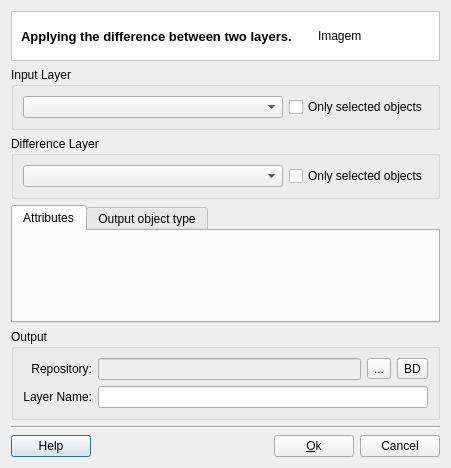
<?xml version="1.0" encoding="UTF-8"?>
<ui version="4.0">
 <class>DifferenceDialogForm</class>
 <widget class="QDialog" name="DifferenceDialogForm">
  <property name="geometry">
   <rect>
    <x>0</x>
    <y>0</y>
    <width>451</width>
    <height>458</height>
   </rect>
  </property>
  <property name="windowTitle">
   <string>Difference</string>
  </property>
  <layout class="QGridLayout" name="gridLayout_15">
   <item row="0" column="0">
    <layout class="QGridLayout" name="gridLayout_14">
     <item row="0" column="0">
      <widget class="QFrame" name="frame_2">
       <property name="styleSheet">
        <string notr="true">QWidget { background: white }</string>
       </property>
       <property name="frameShape">
        <enum>QFrame::StyledPanel</enum>
       </property>
       <property name="frameShadow">
        <enum>QFrame::Sunken</enum>
       </property>
       <layout class="QGridLayout" name="gridLayout" columnstretch="1,0">
        <property name="topMargin">
         <number>0</number>
        </property>
        <property name="bottomMargin">
         <number>0</number>
        </property>
        <property name="horizontalSpacing">
         <number>9</number>
        </property>
        <item row="0" column="0">
         <widget class="QLabel" name="m_datasourceTypeTitleLabel">
          <property name="font">
           <font>
            <pointsize>10</pointsize>
            <weight>75</weight>
            <bold>true</bold>
           </font>
          </property>
          <property name="text">
           <string>Applying the difference between two layers.</string>
          </property>
         </widget>
        </item>
        <item row="0" column="1">
         <widget class="QLabel" name="m_imgLabel">
          <property name="minimumSize">
           <size>
            <width>112</width>
            <height>48</height>
           </size>
          </property>
          <property name="maximumSize">
           <size>
            <width>48</width>
            <height>48</height>
           </size>
          </property>
          <property name="text">
           <string>Imagem</string>
          </property>
         </widget>
        </item>
       </layout>
      </widget>
     </item>
     <item row="1" column="0">
      <widget class="QGroupBox" name="m_inputLayerGroupBox">
       <property name="title">
        <string>Input Layer</string>
       </property>
       <layout class="QGridLayout" name="gridLayout_2">
        <item row="0" column="0">
         <widget class="QComboBox" name="m_inputLayerComboBox">
          <property name="sizePolicy">
           <sizepolicy hsizetype="MinimumExpanding" vsizetype="Fixed">
            <horstretch>0</horstretch>
            <verstretch>0</verstretch>
           </sizepolicy>
          </property>
         </widget>
        </item>
        <item row="0" column="1">
         <widget class="QCheckBox" name="m_inputOnlySelectedCheckBox">
          <property name="text">
           <string>Only selected objects</string>
          </property>
         </widget>
        </item>
       </layout>
      </widget>
     </item>
     <item row="2" column="0">
      <widget class="QGroupBox" name="m_differenceLayerGroupBox">
       <property name="title">
        <string>Difference Layer</string>
       </property>
       <layout class="QGridLayout" name="gridLayout_8">
        <item row="0" column="0">
         <widget class="QComboBox" name="m_differenceLayerComboBox">
          <property name="sizePolicy">
           <sizepolicy hsizetype="MinimumExpanding" vsizetype="Fixed">
            <horstretch>0</horstretch>
            <verstretch>0</verstretch>
           </sizepolicy>
          </property>
         </widget>
        </item>
        <item row="0" column="1">
         <widget class="QCheckBox" name="m_diffOnlySelectedCheckBox">
          <property name="text">
           <string>Only selected objects</string>
          </property>
         </widget>
        </item>
       </layout>
      </widget>
     </item>
     <item row="3" column="0">
      <widget class="QTabWidget" name="m_specificParamsTabWidget">
       <property name="currentIndex">
        <number>0</number>
       </property>
       <widget class="QWidget" name="tab">
        <attribute name="title">
         <string>Attributes</string>
        </attribute>
       </widget>
       <widget class="QWidget" name="tab_2">
        <attribute name="title">
         <string>Output object type</string>
        </attribute>
        <layout class="QGridLayout" name="gridLayout_13">
         <item row="0" column="0">
          <layout class="QGridLayout" name="gridLayout_6">
           <item row="0" column="5">
            <spacer name="horizontalSpacer_4">
             <property name="orientation">
              <enum>Qt::Horizontal</enum>
             </property>
             <property name="sizeHint" stdset="0">
              <size>
               <width>40</width>
               <height>20</height>
              </size>
             </property>
            </spacer>
           </item>
           <item row="0" column="0">
            <spacer name="horizontalSpacer">
             <property name="orientation">
              <enum>Qt::Horizontal</enum>
             </property>
             <property name="sizeHint" stdset="0">
              <size>
               <width>40</width>
               <height>20</height>
              </size>
             </property>
            </spacer>
           </item>
           <item row="0" column="2">
            <spacer name="horizontalSpacer_3">
             <property name="orientation">
              <enum>Qt::Horizontal</enum>
             </property>
             <property name="sizeHint" stdset="0">
              <size>
               <width>40</width>
               <height>20</height>
              </size>
             </property>
            </spacer>
           </item>
           <item row="0" column="1">
            <widget class="QRadioButton" name="m_singleRadioButton">
             <property name="minimumSize">
              <size>
               <width>150</width>
               <height>50</height>
              </size>
             </property>
             <property name="text">
              <string/>
             </property>
            </widget>
           </item>
           <item row="1" column="4">
            <widget class="QLabel" name="m_multiLabel">
             <property name="text">
              <string>Multi Objects</string>
             </property>
             <property name="alignment">
              <set>Qt::AlignCenter</set>
             </property>
            </widget>
           </item>
           <item row="0" column="4">
            <widget class="QRadioButton" name="m_multiRadioButton">
             <property name="minimumSize">
              <size>
               <width>150</width>
               <height>50</height>
              </size>
             </property>
             <property name="text">
              <string/>
             </property>
            </widget>
           </item>
           <item row="1" column="1">
            <widget class="QLabel" name="m_singleLabel">
             <property name="sizePolicy">
              <sizepolicy hsizetype="Preferred" vsizetype="MinimumExpanding">
               <horstretch>0</horstretch>
               <verstretch>0</verstretch>
              </sizepolicy>
             </property>
             <property name="text">
              <string>Single Objects</string>
             </property>
             <property name="alignment">
              <set>Qt::AlignCenter</set>
             </property>
            </widget>
           </item>
           <item row="2" column="1">
            <spacer name="verticalSpacer">
             <property name="orientation">
              <enum>Qt::Vertical</enum>
             </property>
             <property name="sizeHint" stdset="0">
              <size>
               <width>20</width>
               <height>40</height>
              </size>
             </property>
            </spacer>
           </item>
           <item row="2" column="4">
            <spacer name="verticalSpacer_2">
             <property name="orientation">
              <enum>Qt::Vertical</enum>
             </property>
             <property name="sizeHint" stdset="0">
              <size>
               <width>20</width>
               <height>40</height>
              </size>
             </property>
            </spacer>
           </item>
           <item row="0" column="3">
            <spacer name="horizontalSpacer_5">
             <property name="orientation">
              <enum>Qt::Horizontal</enum>
             </property>
             <property name="sizeHint" stdset="0">
              <size>
               <width>40</width>
               <height>20</height>
              </size>
             </property>
            </spacer>
           </item>
          </layout>
         </item>
        </layout>
       </widget>
      </widget>
     </item>
     <item row="4" column="0">
      <layout class="QGridLayout" name="gridLayout_9">
       <item row="0" column="0">
        <widget class="QGroupBox" name="groupBox_3">
         <property name="sizePolicy">
          <sizepolicy hsizetype="Preferred" vsizetype="Preferred">
           <horstretch>0</horstretch>
           <verstretch>0</verstretch>
          </sizepolicy>
         </property>
         <property name="title">
          <string>Output</string>
         </property>
         <property name="checkable">
          <bool>false</bool>
         </property>
         <layout class="QGridLayout" name="gridLayout_12">
          <item row="0" column="0">
           <layout class="QGridLayout" name="gridLayout_10">
            <item row="0" column="0">
             <layout class="QGridLayout" name="gridLayout_7">
              <item row="0" column="0">
               <widget class="QLabel" name="label_4">
                <property name="text">
                 <string>Repository:</string>
                </property>
                <property name="alignment">
                 <set>Qt::AlignRight|Qt::AlignTrailing|Qt::AlignVCenter</set>
                </property>
               </widget>
              </item>
              <item row="1" column="0">
               <widget class="QLabel" name="label_3">
                <property name="text">
                 <string>Layer Name:</string>
                </property>
                <property name="alignment">
                 <set>Qt::AlignRight|Qt::AlignTrailing|Qt::AlignVCenter</set>
                </property>
               </widget>
              </item>
             </layout>
            </item>
            <item row="0" column="1">
             <layout class="QGridLayout" name="gridLayout_11">
              <item row="0" column="0">
               <layout class="QGridLayout" name="gridLayout_3">
                <item row="0" column="0">
                 <widget class="QLineEdit" name="m_repositoryLineEdit">
                  <property name="enabled">
                   <bool>false</bool>
                  </property>
                 </widget>
                </item>
                <item row="0" column="1">
                 <widget class="QToolButton" name="m_targetFileToolButton">
                  <property name="minimumSize">
                   <size>
                    <width>0</width>
                    <height>0</height>
                   </size>
                  </property>
                  <property name="text">
                   <string>...</string>
                  </property>
                 </widget>
                </item>
                <item row="0" column="2">
                 <widget class="QToolButton" name="m_targetDatasourceToolButton">
                  <property name="minimumSize">
                   <size>
                    <width>0</width>
                    <height>0</height>
                   </size>
                  </property>
                  <property name="text">
                   <string>BD</string>
                  </property>
                 </widget>
                </item>
               </layout>
              </item>
              <item row="1" column="0">
               <widget class="QLineEdit" name="m_newLayerNameLineEdit">
                <property name="readOnly">
                 <bool>false</bool>
                </property>
               </widget>
              </item>
             </layout>
            </item>
           </layout>
          </item>
         </layout>
        </widget>
       </item>
       <item row="1" column="0">
        <layout class="QGridLayout" name="gridLayout_4">
         <item row="0" column="0">
          <widget class="Line" name="line_2">
           <property name="orientation">
            <enum>Qt::Horizontal</enum>
           </property>
          </widget>
         </item>
         <item row="1" column="0">
          <layout class="QGridLayout" name="gridLayout_5">
           <item row="0" column="0">
            <widget class="te::qt::widgets::HelpPushButton" name="m_helpPushButton">
             <property name="text">
              <string>Help</string>
             </property>
            </widget>
           </item>
           <item row="0" column="1">
            <spacer name="horizontalSpacer_2">
             <property name="orientation">
              <enum>Qt::Horizontal</enum>
             </property>
             <property name="sizeHint" stdset="0">
              <size>
               <width>40</width>
               <height>20</height>
              </size>
             </property>
            </spacer>
           </item>
           <item row="0" column="2">
            <widget class="QPushButton" name="m_okPushButton">
             <property name="text">
              <string>&amp;Ok</string>
             </property>
            </widget>
           </item>
           <item row="0" column="3">
            <widget class="QPushButton" name="m_cancelPushButton">
             <property name="text">
              <string>Cancel</string>
             </property>
            </widget>
           </item>
          </layout>
         </item>
        </layout>
       </item>
      </layout>
     </item>
    </layout>
   </item>
  </layout>
  <zorder></zorder>
 </widget>
 <customwidgets>
  <customwidget>
   <class>te::qt::widgets::HelpPushButton</class>
   <extends>QPushButton</extends>
   <header>terralib/qt/widgets/help/HelpPushButton.h</header>
  </customwidget>
 </customwidgets>
 <tabstops>
  <tabstop>m_inputLayerComboBox</tabstop>
  <tabstop>m_helpPushButton</tabstop>
  <tabstop>m_okPushButton</tabstop>
  <tabstop>m_cancelPushButton</tabstop>
 </tabstops>
 <resources/>
 <connections/>
</ui>
